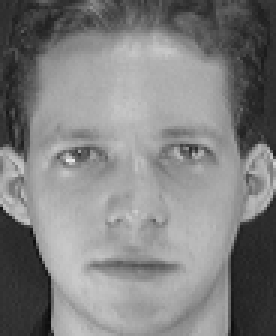
#> input picture project/train_faces/01/1.pgm, 92 x 112 px, found by its file name (shown 3 times larger); its folder holds only this picture in this run
$ python '人脸检测数据集测试.py'
#> lines starting #> are read from the running program, lines starting #| are printed output that depends on the picture; after the words box and inside, x2 and y2 are one past the last pixel; in counts of white or black regions, pixels touching at a corner belong together
import cv2 as cv
import matplotlib.pyplot as plt
import os
import numpy as np
from collections import defaultdict

# 配置参数
SHOW_IMAGES = False  # 设为True显示每张图片，False则不显示
SHOW_HISTOGRAM = True  # 显示检测结果的直方图

# 初始化性能统计字典
performance_stats = defaultdict(list)
folder_stats = defaultdict(lambda: {'images': 0, 'faces': 0, 'failed': 0})

# 加载分类器
print("加载分类器...")
face_cas = cv.CascadeClassifier(cv.data.haarcascades + "haarcascade_frontalface_default.xml")
if face_cas.empty():
    face_cas = cv.CascadeClassifier("haarcascade_frontalface_default.xml")
if face_cas.empty():
    raise IOError("无法加载人脸级联分类器")

eyes_cas = cv.CascadeClassifier(cv.data.haarcascades + "haarcascade_eye.xml")
if eyes_cas.empty():
    eyes_cas = cv.CascadeClassifier("haarcascade_eye.xml")
if eyes_cas.empty():
    print("警告: 无法加载眼睛级联分类器，将跳过眼睛检测")

# 配置数据集路径
dataset_path = "train_faces"
if not os.path.exists(dataset_path):
    raise FileNotFoundError(f"数据集目录不存在: {dataset_path}")

# 获取所有文件夹
folders = [f for f in os.listdir(dataset_path) if os.path.isdir(os.path.join(dataset_path, f))]
print(f"找到 {len(folders)} 个文件夹，开始处理...")

# 遍历每个文件夹
for folder_idx, folder_name in enumerate(folders):
    folder_path = os.path.join(dataset_path, folder_name)

    # 遍历文件夹中的图片
    for img_file in os.listdir(folder_path):
        # 支持更多灰度图像格式
        if not img_file.lower().endswith(('.png', '.jpg', '.jpeg', '.pgm', '.bmp', '.tiff')):
            continue

        img_path = os.path.join(folder_path, img_file)

        # 专门处理灰度图像
        img = cv.imread(img_path, cv.IMREAD_GRAYSCALE)  # 强制以灰度模式读取
#> img is the input picture: shape (112, 92); min 11, max 234, mean 128.3
        if img is None:
            print(f"  加载失败: {img_path}")
            continue

        # 更新文件夹统计
        folder_stats[folder_name]['images'] += 1

        # 为灰度图像创建彩色版本用于可视化
        color_img = cv.cvtColor(img, cv.COLOR_GRAY2BGR) if len(img.shape) == 2 else img.copy()

        # 人脸检测 - 使用灰度图像
        face_rects = face_cas.detectMultiScale(
            img,
            scaleFactor=1.05,
            minNeighbors=5,
            minSize=(30, 30)
        )
#> face_rects = [[6, 23, 79, 79]]

        # 记录检测结果
        num_faces = len(face_rects)
#> num_faces = 1
        performance_stats['total_images'].append(img_path)
        performance_stats['detected_faces'].append(num_faces)
        performance_stats['folder'].append(folder_name)

        folder_stats[folder_name]['faces'] += num_faces
        if num_faces == 0:
            folder_stats[folder_name]['failed'] += 1

        # 在图像上绘制检测结果
        output_img = color_img.copy()
        for (x, y, w, h) in face_rects:
            cv.rectangle(output_img, (x, y), (x + w, y + h), (0, 255, 0), 2)

            # 眼睛检测
            if not eyes_cas.empty():
                roi_gray = img[y:y + h, x:x + w]
                eyes = eyes_cas.detectMultiScale(roi_gray, scaleFactor=1.1, minNeighbors=5, minSize=(20, 20))
                for (ex, ey, ew, eh) in eyes:
                    # 在彩色图像上绘制眼睛
                    cv.rectangle(output_img, (x + ex, y + ey), (x + ex + ew, y + ey + eh), (0, 0, 255), 2)
#> this loop made 1 pass
#> (x, y, w, h, eyes) on pass 1: (6, 23, 79, 79, [[44, 16, 24, 24], [8, 17, 24, 24]])
#> pass 1, `roi_gray = img[y:y + h, x:x + w]`:
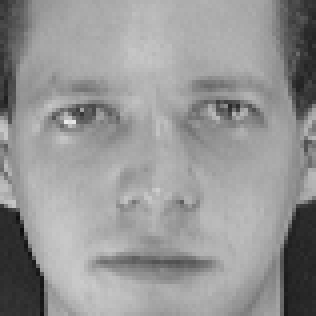
#> roi_gray: shape (79, 79) (shown 4 times larger); min 14, max 234, mean 149.4
#> after the loop:
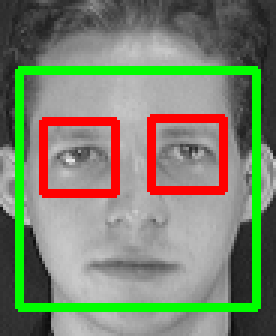
#> output_img: shape (112, 92, 3) (shown 3 times larger); 14.67% of pixels changed, all inside (x1, y1, x2, y2) = (5, 22, 87, 104)


    print(
        f"文件夹 {folder_idx + 1}/{len(folders)}: {folder_name} 处理完成 - {folder_stats[folder_name]['images']}张图片, {folder_stats[folder_name]['faces']}张人脸")
#| 文件夹 1/2: 01 处理完成 - 1张图片, 1张人脸
#> pass 2 of the loop `for folder_idx, folder_name in enumerate(folders):`:
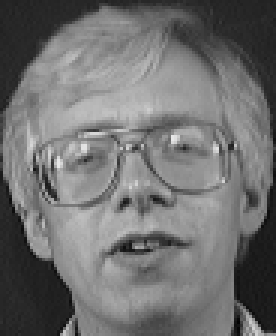
#> input picture project/train_faces/02/1.pgm, 92 x 112 px, found by its file name (shown 3 times larger)
#> img is the input picture: shape (112, 92); min 3, max 231, mean 112
#> face_rects = [[4, 17, 85, 85]]
#> the loop `for (x, y, w, h) in face_rects:` made 1 pass
#> pass 1, `roi_gray = img[y:y + h, x:x + w]`:
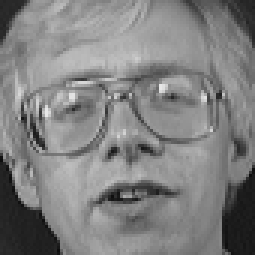
#> roi_gray: shape (85, 85) (shown 3 times larger); min 13, max 231, mean 128.4
#> after the loop `for (x, y, w, h) in face_rects:`:
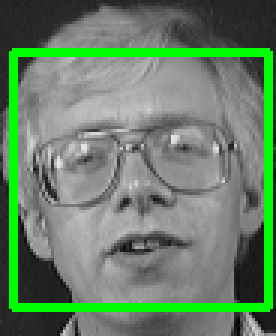
#> output_img: shape (112, 92, 3) (shown 3 times larger); 9.86% of pixels changed, all inside (x1, y1, x2, y2) = (3, 16, 91, 104)
#| 文件夹 2/2: 02 处理完成 - 1张图片, 1张人脸

# 性能评估
if performance_stats['total_images']:
    total_images = len(performance_stats['total_images'])
    total_faces_detected = sum(performance_stats['detected_faces'])
    avg_faces_per_image = total_faces_detected / total_images

    print("\n" + "=" * 50)
    print("人脸检测性能评估报告")
    print("=" * 50)
    print(f"数据集路径: {dataset_path}")
    print(f"文件夹数量: {len(folders)}")
    print(f"分析图像数量: {total_images}")
    print(f"检测到总人脸数: {total_faces_detected}")
    print(f"平均每张图像检测人脸数: {avg_faces_per_image:.2f}")

    # 检测失败图像分析
    zero_detections = [img for img, count in zip(performance_stats['total_images'],
                                                 performance_stats['detected_faces']) if count == 0]
#> zero_detections = []
    failure_rate = len(zero_detections) / total_images * 100
#> failure_rate = 0

    print("\n检测失败分析:")
    print(f"检测失败图像数: {len(zero_detections)}")
#| 检测失败图像数: 0
    print(f"检测失败率: {failure_rate:.2f}%")
#| 检测失败率: 0.00%

    # 按文件夹统计失败情况
    print("\n按文件夹统计失败率:")
    for folder, stats in folder_stats.items():
        if stats['images'] > 0:
            folder_failure_rate = stats['failed'] / stats['images'] * 100
            print(f" - {folder}: {stats['failed']}/{stats['images']} ({folder_failure_rate:.1f}%)")
#> this loop made 2 passes
#> (folder, stats, folder_failure_rate) on passes 1 to 2: ('01', {'images': 1, 'faces': 1, 'failed': 0}, 0), ('02', {'images': 1, 'faces': 1, 'failed': 0}, 0)
#|  - 01: 0/1 (0.0%)
#|  - 02: 0/1 (0.0%)

    # 多脸检测分析
    multi_face_images = [(img, count, folder) for img, count, folder in zip(
        performance_stats['total_images'],
        performance_stats['detected_faces'],
        performance_stats['folder']) if count > 1]
#> multi_face_images = []

    print("\n多人脸图像:")
    for img_path, count, folder in multi_face_images:
        print(f" - {folder}/{os.path.basename(img_path)}: {count} 张人脸")
#> this loop made 0 passes
    print(f"总计 {len(multi_face_images)} 张图像包含多个人脸")
#| 总计 0 张图像包含多个人脸


    # 生成性能总结
    print("\n" + "=" * 50)
    print("性能总结")
    print("=" * 50)
    print(f"总图像数: {total_images}")
    print(f"检测到人脸: {total_faces_detected}")
    print(f"平均每张图像人脸数: {avg_faces_per_image:.2f}")
    print(f"检测失败图像数: {len(zero_detections)} ({failure_rate:.1f}%)")
#| 检测失败图像数: 0 (0.0%)
    print(f"多人脸图像数: {len(multi_face_images)}")
#| 多人脸图像数: 0

    # 找出失败率最高的文件夹
    if folder_stats:  # 确保folder_stats不为空
        max_failure_folder = max(folder_stats.items(),
                                 key=lambda x: x[1]['failed'] / x[1]['images'] if x[1]['images'] > 0 else 0)
        folder_name, stats = max_failure_folder
#> folder_name = '01'; stats = {'images': 1, 'faces': 1, 'failed': 0}
        if stats['images'] > 0:
            failure_rate = stats['failed'] / stats['images'] * 100
            print(f"\n失败率最高的文件夹: {folder_name} ({failure_rate:.1f}%)")
#| 失败率最高的文件夹: 01 (0.0%)

else:
    print("未找到有效图像进行分析")
